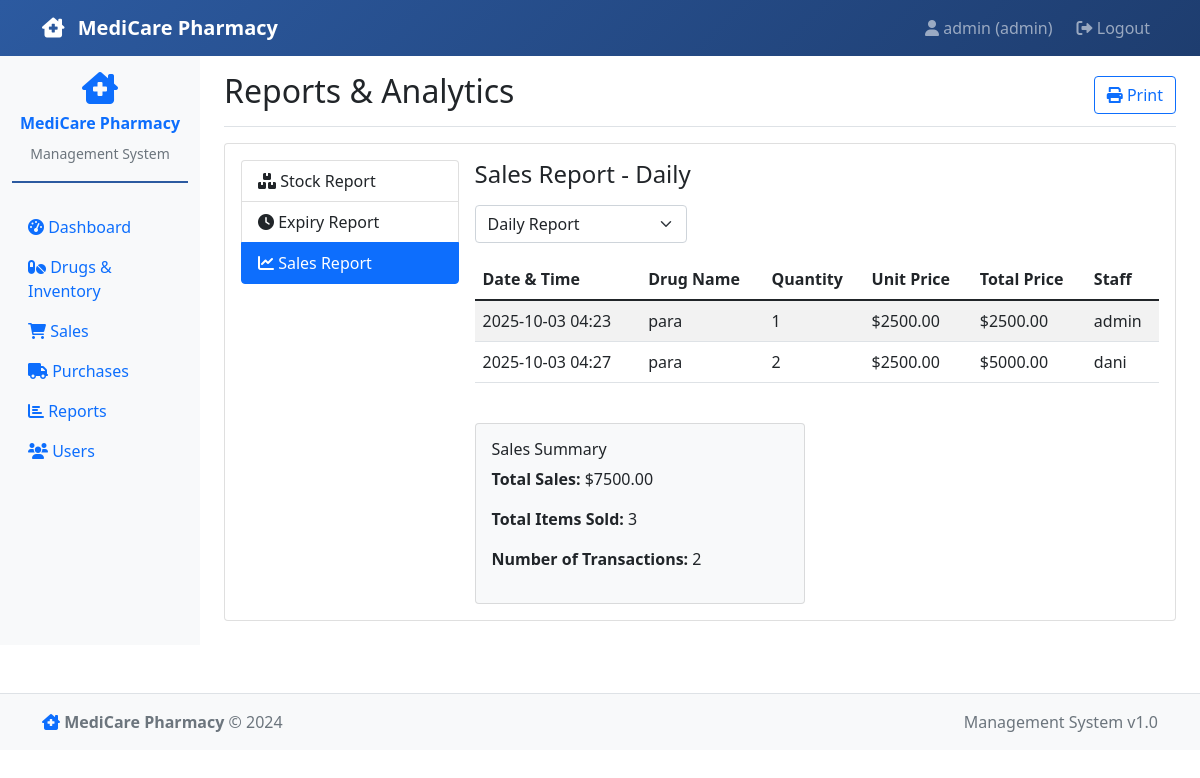
Screenshot of /reports?type=sales (signed in) with the database file from the repository.
### models.py (models this page shows)
class Sale(db.Model):
    id = db.Column(db.Integer, primary_key=True)
    drug_id = db.Column(db.Integer, db.ForeignKey('drug.id'), nullable=False)
    quantity = db.Column(db.Integer, nullable=False)
    unit_price = db.Column(db.Float, nullable=False)
    total_price = db.Column(db.Float, nullable=False)
    staff_name = db.Column(db.String(100), nullable=False)
    sale_date = db.Column(db.DateTime, nullable=False, default=datetime.utcnow)

class Drug(db.Model):
    id = db.Column(db.Integer, primary_key=True)
    name = db.Column(db.String(100), nullable=False)
    category = db.Column(db.String(50), nullable=False)
    batch_no = db.Column(db.String(50), nullable=False)
    manufacturer = db.Column(db.String(100), nullable=False)
    quantity = db.Column(db.Integer, nullable=False, default=0)
    cost_price = db.Column(db.Float, nullable=False)
    selling_price = db.Column(db.Float, nullable=False)
    expiry_date = db.Column(db.Date, nullable=False)
    created_at = db.Column(db.DateTime, default=datetime.utcnow)
    updated_at = db.Column(db.DateTime, default=datetime.utcnow, onupdate=datetime.utcnow)
    sales = db.relationship('Sale', backref='drug', lazy=True)
    purchases = db.relationship('Purchase', backref='drug', lazy=True)

### app.py (the view, shortened to what this page needs)
@app.route('/reports')
@login_required()
def reports():
    report_type = request.args.get('type', 'stock')
    period = request.args.get('period', 'daily')
    data = []
    template = 'reports.html'
    if report_type == 'stock':
        data = Drug.query.order_by(Drug.name).all()
        report_title = "Stock Report"
    elif report_type == 'sales':
        today = datetime.now().date()
        if period == 'daily':
            start_date = today
            sales_data = Sale.query.filter(db.func.date(Sale.sale_date) == start_date).all()
        elif period == 'weekly':
            start_date = today - timedelta(days=7)
            sales_data = Sale.query.filter(Sale.sale_date >= start_date).all()
        else:  # monthly
            start_date = today - timedelta(days=30)
            sales_data = Sale.query.filter(Sale.sale_date >= start_date).all()
        data = {
            'sales': sales_data,
            'period': period,
            'start_date': start_date,
            'report_title': f'Sales Report - {period.capitalize()}'
        }
    return render_template('reports.html',
                         data=data,
                         report_type=report_type,
                         period=period,
                         today=datetime.now().date())

### app.py (called while the page is built)
@app.context_processor
def inject_today():
    return {'today': datetime.now().date()}

def login_required(role=None):
    def decorator(f):
        @wraps(f)
        def decorated_function(*args, **kwargs):
            if 'user_id' not in session:
                return redirect(url_for('login'))
            if role and session.get('role') != role:
                flash('Access denied. Insufficient permissions.', 'danger')
                return redirect(url_for('dashboard'))
            return f(*args, **kwargs)
        return decorated_function
    return decorator

### templates/reports.html (shortened to what this page needs)
{% extends "base.html" %}
{% block content %}
<div class="d-flex justify-content-between flex-wrap flex-md-nowrap align-items-center pt-3 pb-2 mb-3 border-bottom">
    <h1 class="h2">Reports & Analytics</h1>
    <div class="btn-group">
        <button class="btn btn-outline-primary" onclick="window.print()">
            <i class="fas fa-print"></i> Print
        </button>
    </div>
</div>
<div class="row mb-4">
    <div class="col-md-12">
        <div class="card">
            <div class="card-body">
                <div class="row g-3">
                    <div class="col-md-3">
                        <div class="list-group">
                            <a href="{{ url_for('reports', type='stock') }}"
                               class="list-group-item list-group-item-action {% if report_type == 'stock' %}active{% endif %}">
                                <i class="fas fa-boxes"></i> Stock Report
                            </a>
                            <a href="{{ url_for('reports', type='expiry') }}"
                               class="list-group-item list-group-item-action {% if report_type == 'expiry' %}active{% endif %}">
                                <i class="fas fa-clock"></i> Expiry Report
                            </a>
                            <a href="{{ url_for('reports', type='sales') }}"
                               class="list-group-item list-group-item-action {% if report_type == 'sales' %}active{% endif %}">
                                <i class="fas fa-chart-line"></i> Sales Report
                            </a>
                        </div>
                    </div>
                    <div class="col-md-9">
                        {% if report_type == 'stock' %}
                        <h4 class="mb-3">Stock Report</h4>
                        <div class="table-responsive">
                            <table class="table table-striped" id="stockTable">
                                <thead>
                                    <tr>
                                        <th>Drug Name</th>
                                        <th>Category</th>
                                        <th>Batch No</th>
                                        <th>Manufacturer</th>
                                        <th>Quantity</th>
                                        <th>Cost Price</th>
                                        <th>Selling Price</th>
                                        <th>Expiry Date</th>
                                        <th>Status</th>
                                    </tr>
                                </thead>
                                <tbody>
                                    {% for drug in data %}
                                    <tr>
                                        <td>{{ drug.name }}</td>
                                        <td>{{ drug.category }}</td>
                                        <td><code>{{ drug.batch_no }}</code></td>
                                        <td>{{ drug.manufacturer }}</td>
                                        <td>
                                            <span class="badge {% if drug.quantity < 10 %}bg-danger{% elif drug.quantity < 20 %}bg-warning{% else %}bg-success{% endif %}">
                                                {{ drug.quantity }}
                                            </span>
                                        </td>
                                        <td>${{ "%.2f"|format(drug.cost_price) }}</td>
                                        <td>${{ "%.2f"|format(drug.selling_price) }}</td>
                                        <td>{{ drug.expiry_date.strftime('%Y-%m-%d') }}</td>
                                        <td>
                                            {% set days_until = (drug.expiry_date - today).days %}
                                            {% if days_until < 0 %}
                                            <span class="badge bg-dark">Expired</span>
                                            {% elif days_until <= 90 %}
                                            <span class="badge bg-danger">Expiring Soon</span>
                                            {% else %}
                                            <span class="badge bg-success">Valid</span>
                                            {% endif %}
                                        </td>
                                    </tr>
                                    {% endfor %}
                                </tbody>
                            </table>
                        </div>
                        {% elif report_type == 'sales' %}
                        <h4 class="mb-3">Sales Report - {{ period|capitalize }}</h4>
                        <div class="row mb-3">
                            <div class="col-md-4">
                                <select class="form-select" id="salesPeriod" onchange="loadSalesReport()">
                                    <option value="daily" {% if period == 'daily' %}selected{% endif %}>Daily Report</option>
                                </select>
                            </div>
                        </div>
                        {% if data.sales %}
                        <div class="table-responsive">
                            <table class="table table-striped" id="salesTable">
                                <thead>
                                    <tr>
                                        <th>Date & Time</th>
                                        <th>Drug Name</th>
                                        <th>Quantity</th>
                                        <th>Unit Price</th>
                                        <th>Total Price</th>
                                        <th>Staff</th>
                                    </tr>
                                </thead>
                                <tbody>
                                    {% for sale in data.sales %}
                                    <tr>
                                        <td>{{ sale.sale_date.strftime('%Y-%m-%d %H:%M') }}</td>
                                        <td>{{ sale.drug.name }}</td>
                                        <td>{{ sale.quantity }}</td>
                                        <td>${{ "%.2f"|format(sale.unit_price) }}</td>
                                        <td>${{ "%.2f"|format(sale.total_price) }}</td>
                                        <td>{{ sale.staff_name }}</td>
                                    </tr>
                                    {% endfor %}
                                </tbody>
                            </table>
                        </div>
                        <div class="row mt-4">
                            <div class="col-md-6">
                                <div class="card bg-light">
                                    <div class="card-body">
                                        <h6>Sales Summary</h6>
                                        <p><strong>Total Sales:</strong> ${{ "%.2f"|format(data.sales|sum(attribute='total_price')) }}</p>
                                        <p><strong>Total Items Sold:</strong> {{ data.sales|sum(attribute='quantity') }}</p>
                                        <p><strong>Number of Transactions:</strong> {{ data.sales|length }}</p>
                                    </div>
                                </div>
                            </div>
                        </div>
                        {% else %}
                        <div class="alert alert-info">
                            <i class="fas fa-info-circle"></i> No sales data available for the selected period.
                        </div>
                        {% endif %}
                        {% endif %}
                    </div>
                </div>
            </div>
        </div>
    </div>
</div>
{% endblock %}

### templates/base.html (shortened to what this page needs)
<!DOCTYPE html>
<html lang="en">
<head>
    <link href="https://cdn.jsdelivr.net/npm/bootstrap@5.1.3/dist/css/bootstrap.min.css" rel="stylesheet">
    <link href="https://cdnjs.cloudflare.com/ajax/libs/font-awesome/6.0.0/css/all.min.css" rel="stylesheet">
    <link href="{{ url_for('static', filename='css/style.css') }}" rel="stylesheet">
</head>
<body>
    <nav class="navbar navbar-expand-lg navbar-dark bg-primary">
        <div class="container">
            <a class="navbar-brand" href="{{ url_for('dashboard') }}">
                <i class="fas fa-clinic-medical me-2"></i>
                <strong>MediCare Pharmacy</strong>
            </a>
            {% if session.user_id %}
            <div class="navbar-nav ms-auto">
                <span class="navbar-text me-3">
                    <i class="fas fa-user"></i> {{ session.username }} ({{ session.role }})
                </span>
                <a class="nav-link" href="{{ url_for('logout') }}">
                    <i class="fas fa-sign-out-alt"></i> Logout
                </a>
            </div>
            {% endif %}
        </div>
    </nav>
    {% if session.user_id %}
    <div class="container-fluid">
        <div class="row">
            <nav class="col-md-2 d-md-block bg-light sidebar">
                <div class="position-sticky pt-3">
                    <div class="text-center mb-4 pharmacy-brand">
                        <div class="pharmacy-logo mb-2">
                            <i class="fas fa-clinic-medical fa-2x text-primary"></i>
                        </div>
                        <h6 class="text-primary fw-bold">MediCare Pharmacy</h6>
                        <small class="text-muted">Management System</small>
                    </div>
                    <ul class="nav flex-column">
                        <li class="nav-item">
                            <a class="nav-link" href="{{ url_for('dashboard') }}">
                                <i class="fas fa-tachometer-alt"></i> Dashboard
                            </a>
                        </li>
                        <li class="nav-item">
                            <a class="nav-link" href="{{ url_for('drugs') }}">
                                <i class="fas fa-pills"></i> Drugs & Inventory
                            </a>
                        </li>
                        <li class="nav-item">
                            <a class="nav-link" href="{{ url_for('sales') }}">
                                <i class="fas fa-shopping-cart"></i> Sales
                            </a>
                        </li>
                        {% if session.role == 'admin' %}
                        <li class="nav-item">
                            <a class="nav-link" href="{{ url_for('purchases') }}">
                                <i class="fas fa-truck"></i> Purchases
                            </a>
                        </li>
                        {% endif %}
                        <li class="nav-item">
                            <a class="nav-link" href="{{ url_for('reports') }}">
                                <i class="fas fa-chart-bar"></i> Reports
                            </a>
                        </li>
                        {% if session.role == 'admin' %}
                        <li class="nav-item">
                            <a class="nav-link" href="{{ url_for('users') }}">
                                <i class="fas fa-users"></i> Users
                            </a>
                        </li>
                        {% endif %}
                    </ul>
                </div>
            </nav>
            <main class="col-md-9 ms-sm-auto col-lg-10 px-md-4">
                {% endif %}
                {% block content %}{% endblock %}
                {% if session.user_id %}
            </main>
        </div>
    </div>
    {% endif %}
    {% if session.user_id %}
    <footer class="footer mt-5 py-3 bg-light border-top">
        <div class="container">
            <div class="row">
                <div class="col-md-6">
                    <span class="text-muted">
                        <i class="fas fa-clinic-medical text-primary"></i>
                        <strong>MediCare Pharmacy</strong> &copy; 2024
                    </span>
                </div>
                <div class="col-md-6 text-end">
                    <span class="text-muted">
                        Management System v1.0
                    </span>
                </div>
            </div>
        </div>
    </footer>
    {% endif %}
</body>
</html>

### static/style.css (style rules this page uses)
:root { --medicare-primary: #2c5aa0; --medicare-secondary: #34a853; --medicare-accent: #ff6b35; }
.navbar-dark.bg-primary { background-color: var(--medicare-primary) !important; background: linear-gradient(135deg, var(--medicare-primary) 0%, #1e3d6f 100%) !important; }
.pharmacy-brand { border-bottom: 2px solid var(--medicare-primary); padding-bottom: 1rem; margin-bottom: 1rem; }
.pharmacy-logo { color: var(--medicare-primary); }
.footer { background-color: #f8f9fa; border-top: 1px solid #dee2e6; }

### rows the page displays
Sale: username "admin", role "admin", sale_date "2025-10-03 04:23", drug.name "para", quantity "1", unit_price "2500.00", total_price "2500.00", staff_name "admin"
Sale: sale_date "2025-10-03 04:27", drug.name "para", quantity "2", unit_price "2500.00", total_price "5000.00", staff_name "dani"

### other values shown
{{ period|capitalize }} "Daily"
{{ "%.2f"|format(data.sales|sum(attribute='total_price')) }} "7500.00"
{{ data.sales|sum(attribute='quantity') }} "3"
{{ data.sales|length }} "2"
